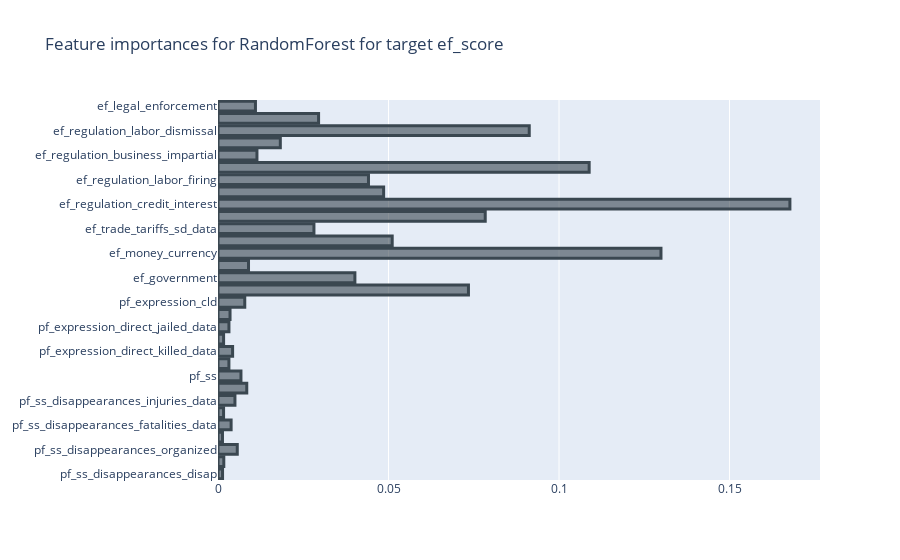
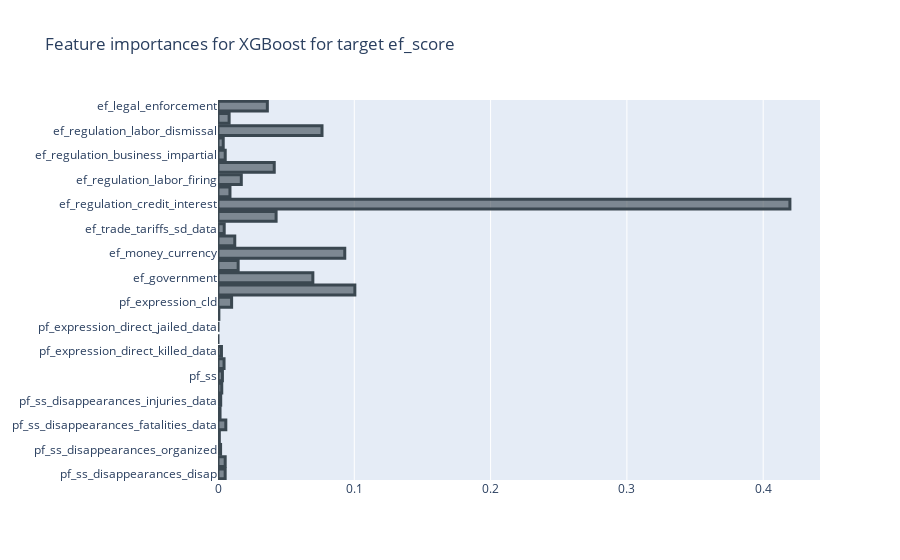
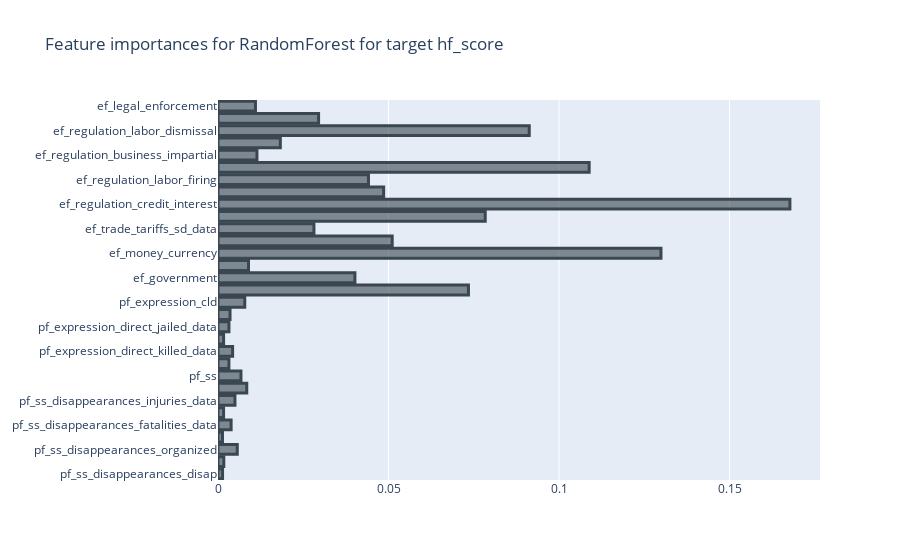
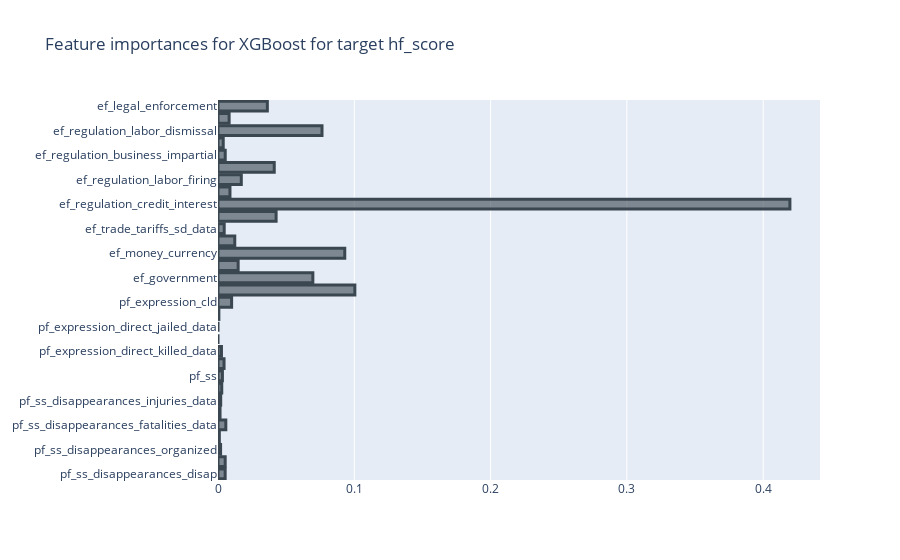

The notebook cell saved with these charts, in order:
### Code cell
# With stratified sampling
best_models_rf_stratified, best_models_xgb_stratified = rf_xg_model(X_strat_train, X_strat_test, y_strat_train, y_strat_test, selected_features_dict_stratified, cv =skf)

### Figure 1 — Plotly figure (JSON) as saved in the notebook; plotly's stock layout.template omitted (floating-point values rounded to 4 significant figures)
{"data": [{"marker": {"color": "rgba(58, 71, 80, 0.6)", "line": {"color": "rgba(58, 71, 80, 1.0)", "width": 3}}, "orientation": "h", "type": "bar", "x": [0.001335, 0.001699, 0.00565, 0.001314, 0.003845, 0.001634, 0.004969, 0.008433, 0.006731, 0.0032, 0.004283, 0.001643, 0.003209, 0.003527, 0.007848, 0.07344, 0.04014, 0.008946, 0.1299, 0.05108, 0.02813, 0.07836, 0.1677, 0.04857, 0.04413, 0.1088, 0.01142, 0.01827, 0.09127, 0.02949, 0.01098], "y": ["pf_ss_disappearances_disap", "pf_ss_disappearances_violent", "pf_ss_disappearances_organized", "pf_ss_disappearances_fatalities", "pf_ss_disappearances_fatalities_data", "pf_ss_disappearances_injuries", "pf_ss_disappearances_injuries_data", "pf_ss_disappearances", "pf_ss", "pf_expression_direct_killed", "pf_expression_direct_killed_data", "pf_expression_direct_jailed", "pf_expression_direct_jailed_data", "pf_expression_direct", "pf_expression_cld", "pf_identity_fgm", "ef_government", "ef_legal_protection", "ef_money_currency", "ef_trade_tariffs_sd", "ef_trade_tariffs_sd_data", "ef_trade_movement_capital", "ef_regulation_credit_interest", "ef_regulation_labor_minwage", "ef_regulation_labor_firing", "ef_regulation_labor_conscription", "ef_regulation_business_impartial", "ef_regulation_business_compliance", "ef_regulation_labor_dismissal", "ef_government_soa", "ef_legal_enforcement"]}], "layout": {"title": {"text": "Feature importances for RandomForest for target ef_score"}}}

### Figure 2 — Plotly figure (JSON) as saved in the notebook; plotly's stock layout.template omitted (floating-point values rounded to 4 significant figures)
{"data": [{"marker": {"color": "rgba(58, 71, 80, 0.6)", "line": {"color": "rgba(58, 71, 80, 1.0)", "width": 3}}, "orientation": "h", "type": "bar", "x": [0.005254, 0.005278, 0.001903, 0.000973, 0.005733, 0.001494, 0.001984, 0.002748, 0.003243, 0.004432, 0.002537, 0, 0, 0.0006277, 0.009985, 0.1004, 0.06959, 0.01478, 0.093, 0.0123, 0.004546, 0.04263, 0.4196, 0.008773, 0.01709, 0.04126, 0.005299, 0.003839, 0.07632, 0.008159, 0.03621], "y": ["pf_ss_disappearances_disap", "pf_ss_disappearances_violent", "pf_ss_disappearances_organized", "pf_ss_disappearances_fatalities", "pf_ss_disappearances_fatalities_data", "pf_ss_disappearances_injuries", "pf_ss_disappearances_injuries_data", "pf_ss_disappearances", "pf_ss", "pf_expression_direct_killed", "pf_expression_direct_killed_data", "pf_expression_direct_jailed", "pf_expression_direct_jailed_data", "pf_expression_direct", "pf_expression_cld", "pf_identity_fgm", "ef_government", "ef_legal_protection", "ef_money_currency", "ef_trade_tariffs_sd", "ef_trade_tariffs_sd_data", "ef_trade_movement_capital", "ef_regulation_credit_interest", "ef_regulation_labor_minwage", "ef_regulation_labor_firing", "ef_regulation_labor_conscription", "ef_regulation_business_impartial", "ef_regulation_business_compliance", "ef_regulation_labor_dismissal", "ef_government_soa", "ef_legal_enforcement"]}], "layout": {"title": {"text": "Feature importances for XGBoost for target ef_score"}}}

### Figure 3 — Plotly figure (JSON) as saved in the notebook; plotly's stock layout.template omitted (floating-point values rounded to 4 significant figures)
{"data": [{"marker": {"color": "rgba(58, 71, 80, 0.6)", "line": {"color": "rgba(58, 71, 80, 1.0)", "width": 3}}, "orientation": "h", "type": "bar", "x": [0.001335, 0.001699, 0.00565, 0.001314, 0.003845, 0.001634, 0.004969, 0.008433, 0.006731, 0.0032, 0.004283, 0.001643, 0.003209, 0.003527, 0.007848, 0.07344, 0.04014, 0.008946, 0.1299, 0.05108, 0.02813, 0.07836, 0.1677, 0.04857, 0.04413, 0.1088, 0.01142, 0.01827, 0.09127, 0.02949, 0.01098], "y": ["pf_ss_disappearances_disap", "pf_ss_disappearances_violent", "pf_ss_disappearances_organized", "pf_ss_disappearances_fatalities", "pf_ss_disappearances_fatalities_data", "pf_ss_disappearances_injuries", "pf_ss_disappearances_injuries_data", "pf_ss_disappearances", "pf_ss", "pf_expression_direct_killed", "pf_expression_direct_killed_data", "pf_expression_direct_jailed", "pf_expression_direct_jailed_data", "pf_expression_direct", "pf_expression_cld", "pf_identity_fgm", "ef_government", "ef_legal_protection", "ef_money_currency", "ef_trade_tariffs_sd", "ef_trade_tariffs_sd_data", "ef_trade_movement_capital", "ef_regulation_credit_interest", "ef_regulation_labor_minwage", "ef_regulation_labor_firing", "ef_regulation_labor_conscription", "ef_regulation_business_impartial", "ef_regulation_business_compliance", "ef_regulation_labor_dismissal", "ef_government_soa", "ef_legal_enforcement"]}], "layout": {"title": {"text": "Feature importances for RandomForest for target hf_score"}}}

### Figure 4 — Plotly figure (JSON) as saved in the notebook; plotly's stock layout.template omitted (floating-point values rounded to 4 significant figures)
{"data": [{"marker": {"color": "rgba(58, 71, 80, 0.6)", "line": {"color": "rgba(58, 71, 80, 1.0)", "width": 3}}, "orientation": "h", "type": "bar", "x": [0.005254, 0.005278, 0.001903, 0.000973, 0.005733, 0.001494, 0.001984, 0.002748, 0.003243, 0.004432, 0.002537, 0, 0, 0.0006277, 0.009985, 0.1004, 0.06959, 0.01478, 0.093, 0.0123, 0.004546, 0.04263, 0.4196, 0.008773, 0.01709, 0.04126, 0.005299, 0.003839, 0.07632, 0.008159, 0.03621], "y": ["pf_ss_disappearances_disap", "pf_ss_disappearances_violent", "pf_ss_disappearances_organized", "pf_ss_disappearances_fatalities", "pf_ss_disappearances_fatalities_data", "pf_ss_disappearances_injuries", "pf_ss_disappearances_injuries_data", "pf_ss_disappearances", "pf_ss", "pf_expression_direct_killed", "pf_expression_direct_killed_data", "pf_expression_direct_jailed", "pf_expression_direct_jailed_data", "pf_expression_direct", "pf_expression_cld", "pf_identity_fgm", "ef_government", "ef_legal_protection", "ef_money_currency", "ef_trade_tariffs_sd", "ef_trade_tariffs_sd_data", "ef_trade_movement_capital", "ef_regulation_credit_interest", "ef_regulation_labor_minwage", "ef_regulation_labor_firing", "ef_regulation_labor_conscription", "ef_regulation_business_impartial", "ef_regulation_business_compliance", "ef_regulation_labor_dismissal", "ef_government_soa", "ef_legal_enforcement"]}], "layout": {"title": {"text": "Feature importances for XGBoost for target hf_score"}}}
